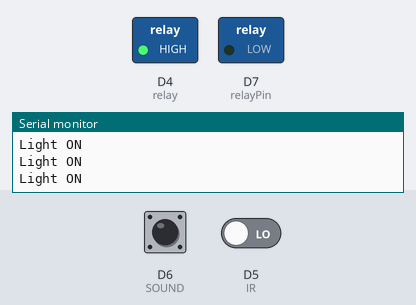
The sketch below on a simulated ESP8266 (NodeMCU). On the bench: switched loads named in the sketch (green lamp = pin HIGH), the last lines printed to the serial monitor. The inputs (shaded band) are chosen by the test bench; at power-on: D6 (SOUND) HIGH, D5 (IR) LOW. WiFi joins after 1.5 s; servers stay silent unless stated.

Above: at 3.0 s.
3.1 s: D6 (SOUND) pulled LOW for 0.15 s
At 4.3 s:
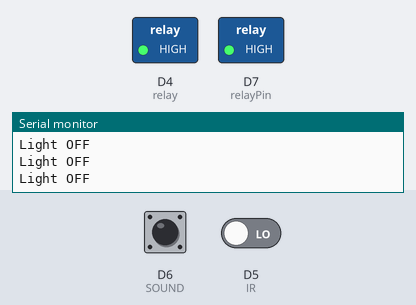
4.9 s: D5 (IR) driven HIGH
At 5.6 s:
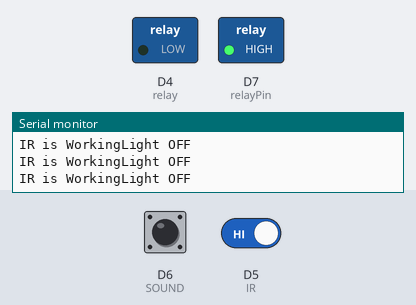
6.4 s: D6 (SOUND) pulled LOW for 1 s
At 7.9 s:
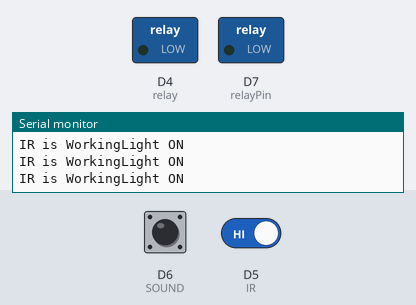
9.2 s: D6 (SOUND) pulled LOW for 3.2 s
At 13.6 s:
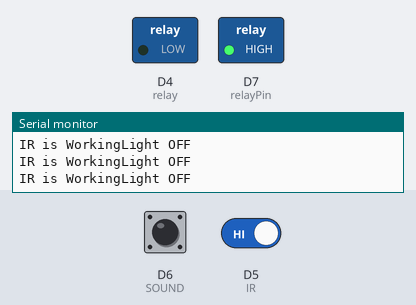
15.4 s: D5 (IR) driven LOW
At 16.2 s:
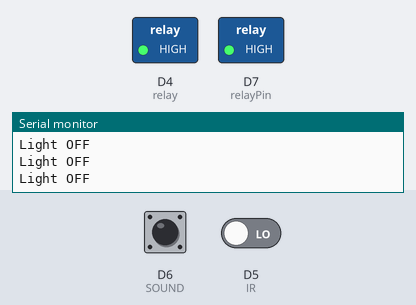
Timing chart, 0 to 17.9 s (numbered marks = the images above; inputs shaded):
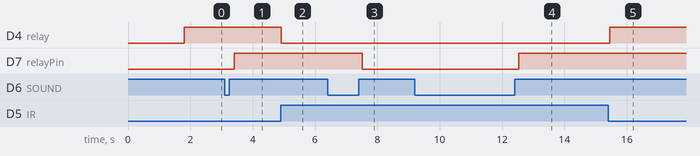

The sketch:

Relay___Infrared.ino
```cpp
#define BLYNK_PRINT Serial
#include <ESP8266WiFi.h>
#include <BlynkSimpleEsp8266.h>

// You should get Auth Token in the Blynk App.
char auth[] = "******************************";

// Your WiFi credentials.
// Set password to "" for open networks.
char ssid[] = "********";
char pass[] = "********";

#define IR D5 //D5
#define SOUND D6
#define relay D4
#define relayPin D7  //D4
bool ir;
int val = 0; //light value for pin D6
int lightON = 0; //light status
int heard = 0; //sound heard status

void setup()
{
  // Debug console
  Serial.begin(9600);
  pinMode(IR, INPUT);
  pinMode(SOUND, INPUT_PULLUP);
  pinMode(relayPin, OUTPUT);
  pinMode(relay, OUTPUT);
  Blynk.begin(auth, ssid, pass);
}

void loop()
{
  //for infrared modue
  ir = digitalRead(IR);
  if(ir == 1){
    digitalWrite(relay, LOW);
    Serial.print("IR is Working");
    }
  else{
    digitalWrite(relay, HIGH);
    }
  delay(100);
  //Sound sensor module
  val = digitalRead(SOUND);
  if(val == HIGH && lightON == LOW){

    heard = 1-heard;
    delay(100);
  }
   lightON = val;

      if(heard == HIGH){
        Serial.println("Light ON");
        digitalWrite(relayPin, LOW);

      }else{
        Serial.println("Light OFF");
        digitalWrite(relayPin, HIGH);

      }
  Blynk.run(); //Blynk app run

  }
```

Measured:
- after the input at 3.1 s, D7 (relayPin): LOW → HIGH after 0.31 s
- after the input at 4.9 s, D4 (relay): HIGH → LOW at once
- after the input at 6.4 s, D7 (relayPin): HIGH → LOW after 1.1 s
- after the input at 9.2 s, D7 (relayPin): LOW → HIGH after 3.3 s
- after the input at 15.4 s, D4 (relay): LOW → HIGH after 0.05 s
